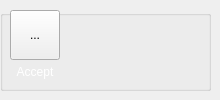
    <widget class="QWidget" name="page">
     <widget class="QGroupBox" name="gboxreport_2">
      <property name="geometry">
       <rect>
        <x>0</x>
        <y>10</y>
        <width>211</width>
        <height>81</height>
       </rect>
      </property>
      <property name="title">
       <string/>
      </property>
      <widget class="QLabel" name="label_20">
       <property name="geometry">
        <rect>
         <x>5</x>
         <y>50</y>
         <width>60</width>
         <height>25</height>
        </rect>
       </property>
       <property name="text">
        <string>&lt;html&gt;&lt;head/&gt;&lt;body&gt;&lt;p align=&quot;center&quot;&gt;&lt;span style=&quot; color:#ffffff;&quot;&gt;Accept&lt;/span&gt;&lt;/p&gt;&lt;/body&gt;&lt;/html&gt;</string>
       </property>
      </widget>
      <widget class="QToolButton" name="btnAcceptRegistration">
       <property name="geometry">
        <rect>
         <x>10</x>
         <y>0</y>
         <width>50</width>
         <height>50</height>
        </rect>
       </property>
       <property name="text">
        <string>...</string>
       </property>
       <property name="icon">
        <iconset resource="resource.qrc">
         <normaloff>:/newPrefix/Icons/accept.svg</normaloff>:/newPrefix/Icons/accept.svg</iconset>
       </property>
       <property name="iconSize">
        <size>
         <width>32</width>
         <height>32</height>
        </size>
       </property>
      </widget>
     </widget>
    </widget>
